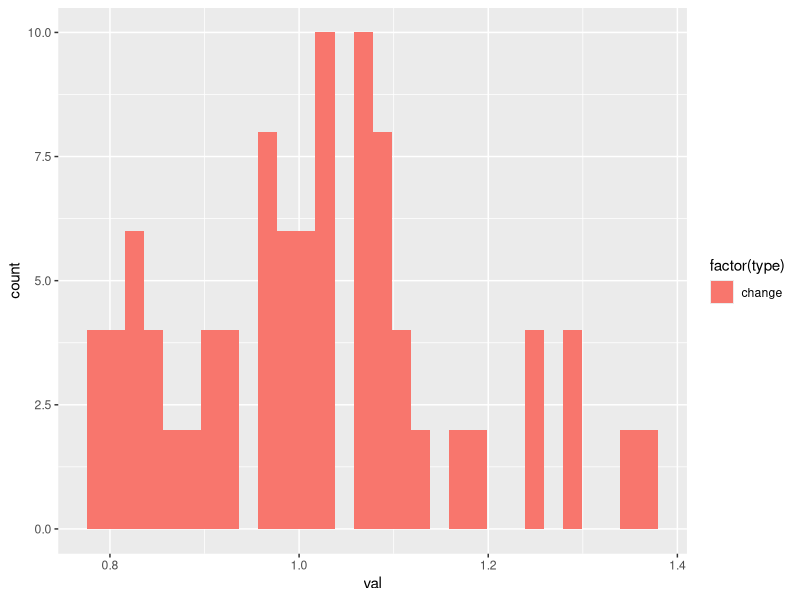
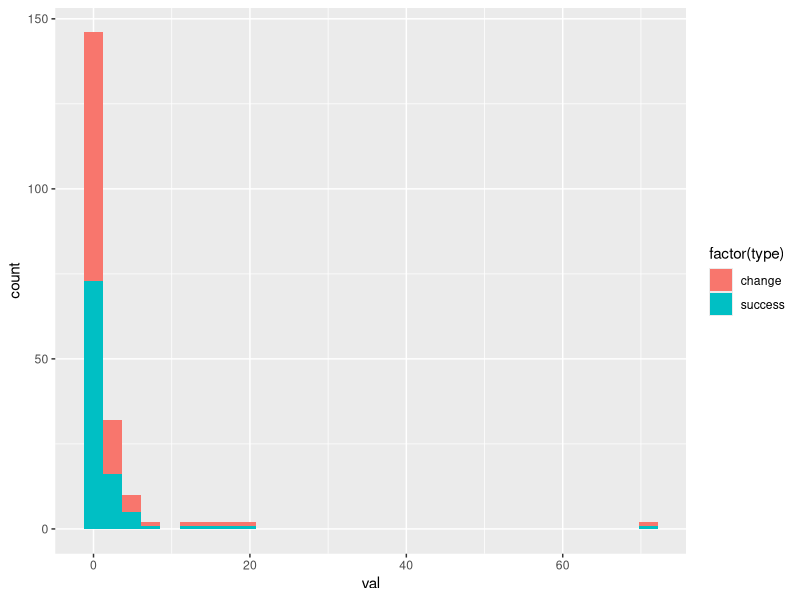

These charts were generated, in order, by the following R code:
# Change and success are both contrasted measures
#  but they may still be on different scales

library(ggplot2)

# normal
changes <- rnorm(n=100, mean=1000, sd=100)
success <- rnorm(n=100, mean=10000, sd=1000)
cntrst_c <- changes[seq(1, 99, 2)]/changes[seq(2, 100, 2)]
cntrst_s <- success[seq(1, 99, 2)]/success[seq(2, 100, 2)]

p_data <- data.frame(val=c(cntrst_c, cntrst_s),
                     type=rep(c('change', 'success'), each=100))
p_data <- data.frame(val=c(cntrst_c),
                     type=factor(rep(c('change'), each=100)))
p <- ggplot(p_data, aes(val, fill=factor(type))) + geom_histogram()
p
# this is no problem if both distributions are normal

# varying distributions
changes <- rnorm(n=100, mean=1000, sd=100)
success <- rexp(100, rate = 0.01)  # more realistic
cntrst_c <- changes[seq(1, 99, 2)]/changes[seq(2, 100, 2)]
cntrst_s <- success[seq(1, 99, 2)]/success[seq(2, 100, 2)]

p_data <- data.frame(val=c(cntrst_c, cntrst_s),
                     type=rep(c('change', 'success'), each=100))
p <- ggplot(p_data, aes(val, fill=factor(type))) + geom_histogram()
p
# problems arise if the distributions differ

# distribution matters, scale doesn't